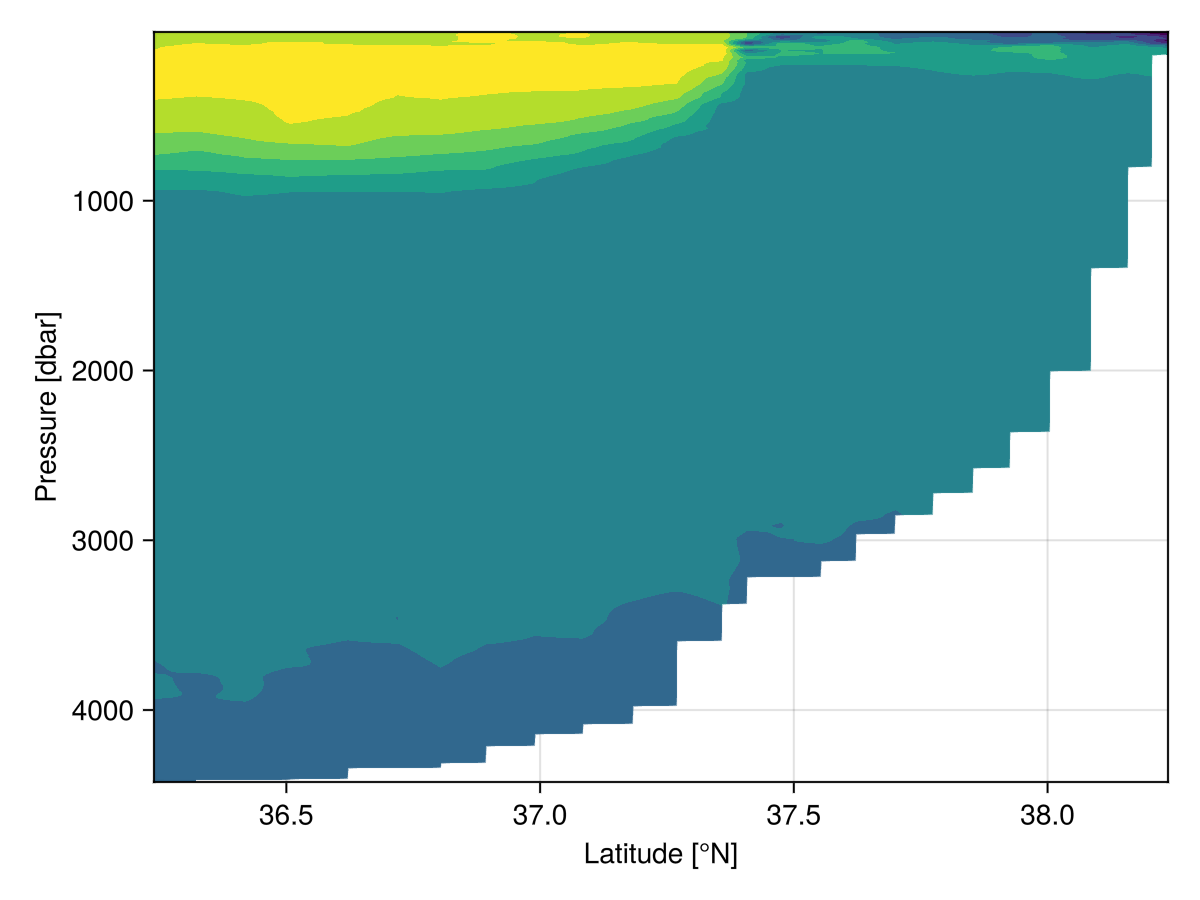

This figure's Julia source:
using OceanAnalysis
using GLMakie # or CairoMakie
url = "https://cchdo.ucsd.edu/data/41926/90CT40_1_ct1.zip"; # exchange format
dir = get_section(url);
s = read_section(dir);
s.data = s.data[s["longitude"].<(-68.0)];
# We must grid to get the cross-section diagrams
sg = grid_section(s);
fig = plot_section(sg, which="salinity", type=:contourf)
save("section.png", fig, px_per_unit=2)
